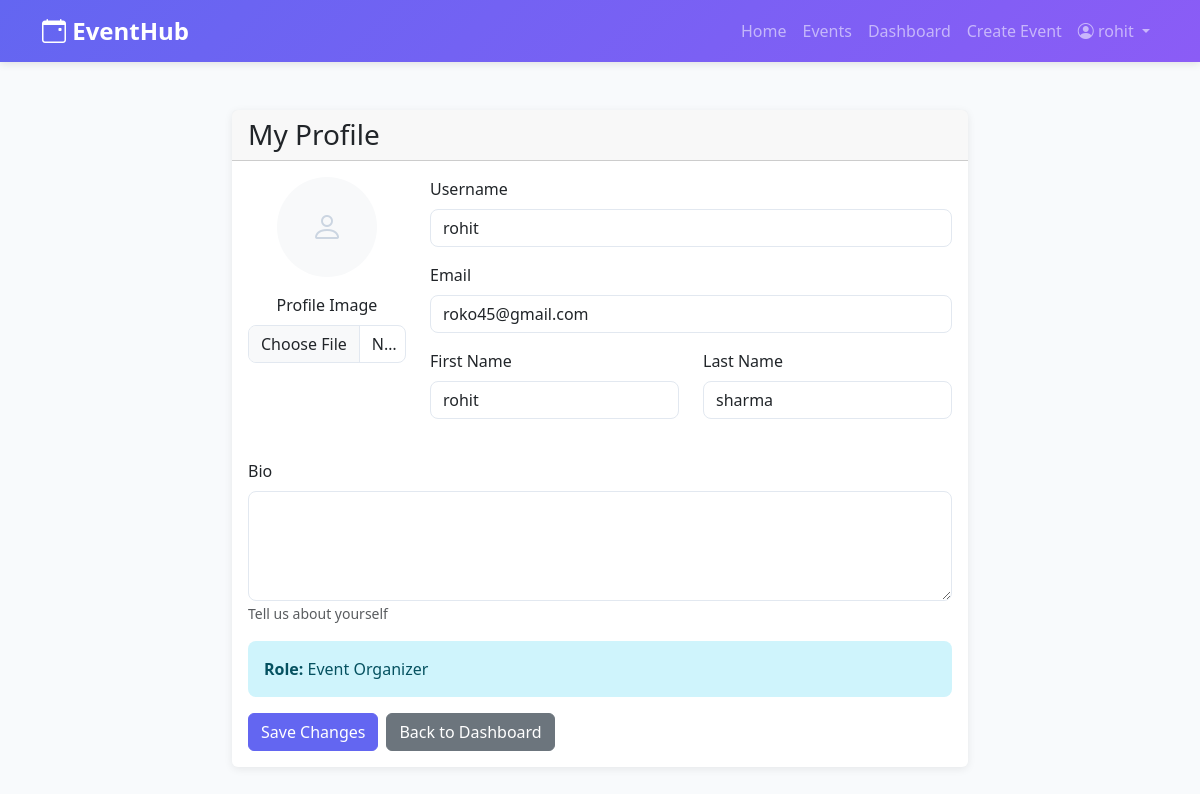
Screenshot of /profile/ (signed in) with the database file from the repository.
### events/models.py (models this page shows, shortened)
class CustomUser(AbstractUser):
    ROLE_CHOICES = (
        ('admin', 'Admin'),
        ('organizer', 'Event Organizer'),
        ('attendee', 'Attendee'),
    )
    role = models.CharField(max_length=20, choices=ROLE_CHOICES, default='attendee')
    bio = models.TextField(blank=True, null=True)
    profile_image = models.ImageField(upload_to='profiles/', blank=True, null=True)
    created_at = models.DateTimeField(auto_now_add=True)
    class Meta:
        ordering = ['-created_at']

### events/views.py (the view)
# urls.py: path('profile/', views.profile, name='profile'),
@login_required
def profile(request):
    if request.method == 'POST':
        form = CustomUserChangeForm(request.POST, request.FILES, instance=request.user)
        if form.is_valid():
            form.save()
            messages.success(request, 'Profile updated successfully!')
            return redirect('profile')
    else:
        form = CustomUserChangeForm(instance=request.user)
    return render(request, 'events/profile.html', {'form': form})

### events/forms.py
class CustomUserChangeForm(UserChangeForm):
    class Meta:
        model = CustomUser
        fields = ('username', 'email', 'first_name', 'last_name', 'bio', 'profile_image')
    def __init__(self, *args, **kwargs):
        super().__init__(*args, **kwargs)
        self.fields['username'].widget.attrs.update({'class': 'form-control'})
        self.fields['email'].widget.attrs.update({'class': 'form-control'})
        self.fields['first_name'].widget.attrs.update({'class': 'form-control'})
        self.fields['last_name'].widget.attrs.update({'class': 'form-control'})
        self.fields['bio'].widget.attrs.update({'class': 'form-control', 'rows': 4})
        self.fields['profile_image'].widget.attrs.update({'class': 'form-control'})

### events/templates/events/profile.html (shortened to what this page needs)
{% extends 'base.html' %}
{% block content %}
<div class="container py-5">
    <div class="row">
        <div class="col-md-8 offset-md-2">
            <div class="card">
                <div class="card-header">
                    <h3 class="mb-0">My Profile</h3>
                </div>
                <div class="card-body">
                    <form method="post" enctype="multipart/form-data" novalidate>
                        <div class="row mb-4">
                            <div class="col-md-3 text-center">
                                {% if user.profile_image %}
                                    <img src="{{ user.profile_image.url }}" class="profile-image mb-3" alt="Profile">
                                {% else %}
                                    <div class="profile-image mb-3 d-inline-flex align-items-center justify-content-center bg-light">
                                        <i class="bi bi-person" style="font-size: 2rem; color: #cbd5e1;"></i>
                                    </div>
                                {% endif %}
                                <div>
                                    <label for="{{ form.profile_image.id_for_label }}" class="form-label">Profile Image</label>
                                    {{ form.profile_image }}
                                </div>
                            </div>
                            <div class="col-md-9">
                                <div class="mb-3">
                                    <label for="{{ form.username.id_for_label }}" class="form-label">Username</label>
                                    {{ form.username }}
                                </div>
                                <div class="mb-3">
                                    <label for="{{ form.email.id_for_label }}" class="form-label">Email</label>
                                    {{ form.email }}
                                </div>
                                <div class="row">
                                    <div class="col-md-6 mb-3">
                                        <label for="{{ form.first_name.id_for_label }}" class="form-label">First Name</label>
                                        {{ form.first_name }}
                                    </div>
                                    <div class="col-md-6 mb-3">
                                        <label for="{{ form.last_name.id_for_label }}" class="form-label">Last Name</label>
                                        {{ form.last_name }}
                                    </div>
                                </div>
                            </div>
                        </div>
                        <div class="mb-3">
                            <label for="{{ form.bio.id_for_label }}" class="form-label">Bio</label>
                            {{ form.bio }}
                            <small class="form-text text-muted">Tell us about yourself</small>
                        </div>
                        <div class="alert alert-info">
                            <strong>Role:</strong> {{ user.get_role_display }}
                        </div>
                        <div class="d-flex gap-2">
                            <button type="submit" class="btn btn-primary">Save Changes</button>
                            <a href="{% url 'dashboard' %}" class="btn btn-secondary">Back to Dashboard</a>
                        </div>
                    </form>
                </div>
            </div>
        </div>
    </div>
</div>
{% endblock %}

### events/templates/base.html (shortened to what this page needs)
<!DOCTYPE html>
<html lang="en">
<head>
    <link href="https://cdn.jsdelivr.net/npm/bootstrap@5.3.0/dist/css/bootstrap.min.css" rel="stylesheet">
    <link rel="stylesheet" href="https://cdn.jsdelivr.net/npm/bootstrap-icons@1.11.0/font/bootstrap-icons.css">
</head>
<body>
    <nav class="navbar navbar-expand-lg navbar-dark sticky-top">
        <div class="container">
            <a class="navbar-brand" href="{% url 'home' %}">
                <i class="bi bi-calendar-event"></i> EventHub
            </a>
            <div class="collapse navbar-collapse" id="navbarNav">
                <ul class="navbar-nav ms-auto">
                    <li class="nav-item">
                        <a class="nav-link" href="{% url 'home' %}">Home</a>
                    </li>
                    <li class="nav-item">
                        <a class="nav-link" href="{% url 'event_list' %}">Events</a>
                    </li>
                    {% if user.is_authenticated %}
                        <li class="nav-item">
                            <a class="nav-link" href="{% url 'dashboard' %}">Dashboard</a>
                        </li>
                        {% if user.role == 'organizer' %}
                            <li class="nav-item">
                                <a class="nav-link" href="{% url 'create_event' %}">Create Event</a>
                            </li>
                        {% endif %}
                        <li class="nav-item dropdown">
                            <a class="nav-link dropdown-toggle" href="#" id="userDropdown" role="button" data-bs-toggle="dropdown">
                                <i class="bi bi-person-circle"></i> {{ user.username }}
                            </a>
                        </li>
                    {% endif %}
                </ul>
            </div>
        </div>
    </nav>
    <main>
        {% block content %}{% endblock %}
    </main>
</body>
</html>

### events/templates/base.html (style rules this page uses)
:root { --primary-color: #6366f1; --secondary-color: #8b5cf6; --success-color: #10b981; --danger-color: #ef4444; }
body { background-color: #f8fafc; font-family: 'Segoe UI', Tahoma, Geneva, Verdana, sans-serif; }
.navbar { background: linear-gradient(135deg, var(--primary-color) 0%, var(--secondary-color) 100%); box-shadow: 0 2px 8px rgba(0,0,0,0.1); }
.navbar-brand { font-weight: 700; font-size: 1.5rem; }
.btn-primary { background-color: var(--primary-color); border-color: var(--primary-color); }
.card { border: none; box-shadow: 0 2px 8px rgba(0,0,0,0.08); transition: transform 0.3s ease, box-shadow 0.3s ease; }
.alert { border: none; border-radius: 0.5rem; }
.form-control, .form-select { border-radius: 0.5rem; border: 1px solid #e2e8f0; }
.profile-image { width: 100px; height: 100px; object-fit: cover; border-radius: 50%; }

### rows the page displays
CustomUser: username "rohit", email "roko45@gmail.com", first_name "rohit", last_name "sharma", role "Event Organizer"
